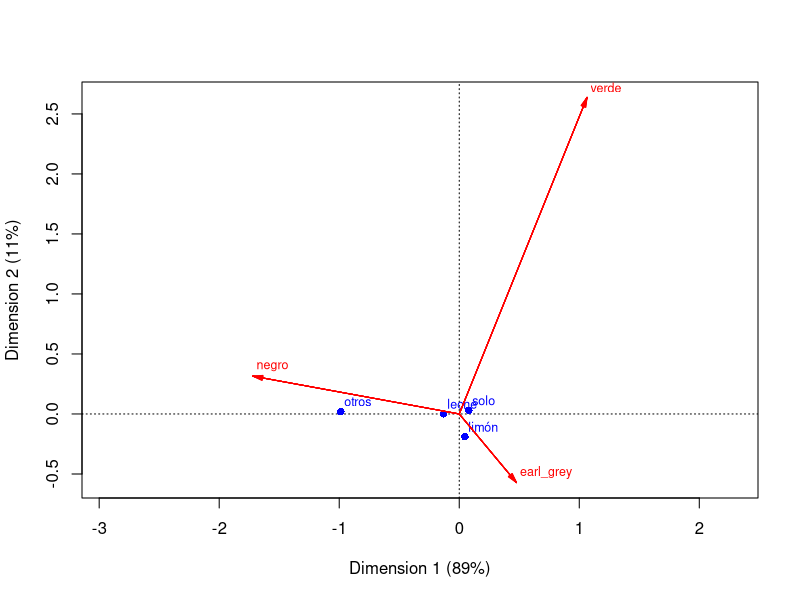
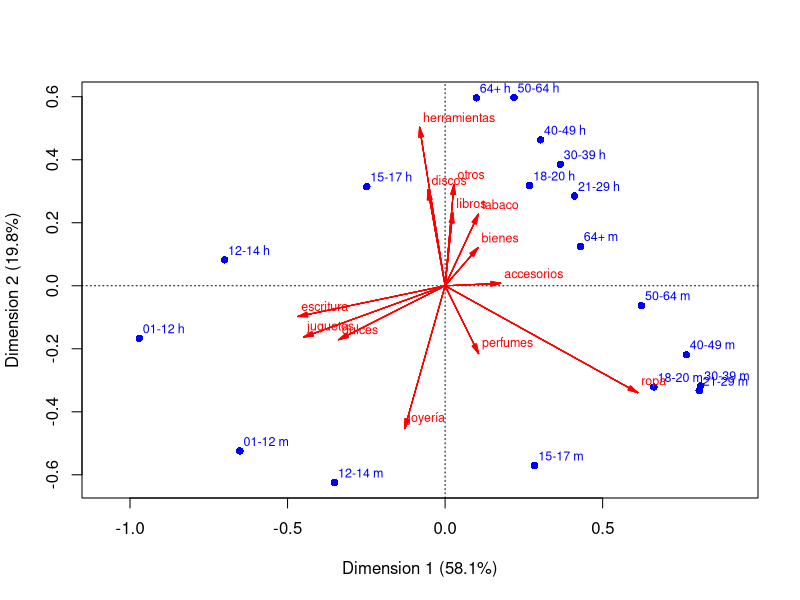
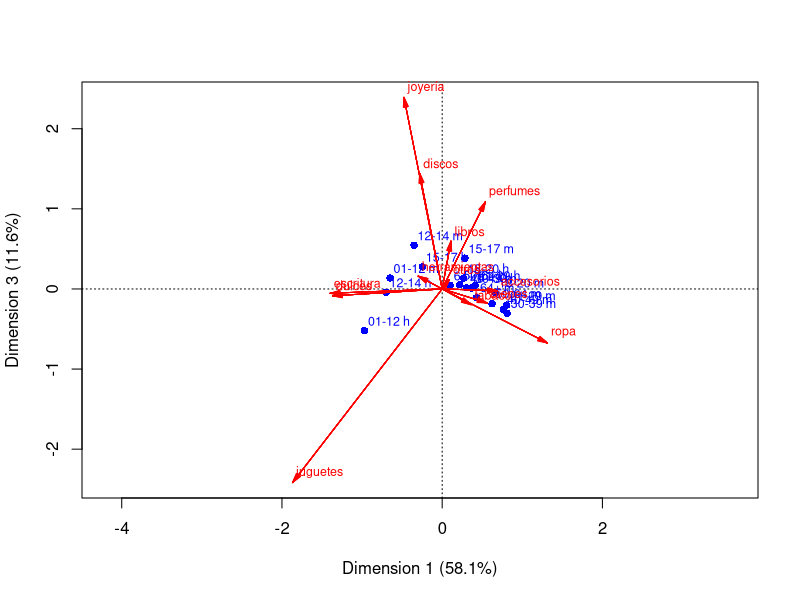

Write the R code that produced these figures, in order.
## ---- chunk 1
library(tidyverse)
library(lubridate)
library(kableExtra)
## ---- chunk 2
# cargamos y traducimos los datos
te_tbl <- read_csv("./datos/tea.csv") |> 
   mutate(id = row_number()) |> 
   select(id, Tea, How, sugar, how, price, age) |> 
   rename(tipo = Tea, complementos = How, azucar = sugar, 
          presentacion = how, precio = price, edad = age) |> 
   mutate(tipo = recode(tipo, black = "negro", green = "verde", `Earl Grey` = "earl_grey"),
          complementos = recode(complementos, alone = "solo", milk = "leche", 
                                lemon = "limón", .default = "otros"),
          azucar = recode(azucar, sugar = "con_azúcar", No.sugar = "sin_azúcar"),
          presentacion = recode(presentacion, `tea bag`="bolsa", 
                                unpackaged = "suelto", .default = "mixto"),
          precio = recode(precio, p_upscale = "fino", p_branded = "de_marca",
                          p_private_label = "marca_propia", p_variable = "variable",
                          .default = "no_sabe"))
sample_n(te_tbl, 10) |> kable() |> 
   kable_paper(full_width = FALSE)
## ---- chunk 3
 tabla_1 <- te_tbl |> count(tipo) |> 
    arrange(desc(n))
 tabla_1 |> kable() |> 
   kable_paper(full_width = FALSE)
## ---- chunk 4
 tabla_2 <- te_tbl |> 
    count(tipo) |> 
    mutate(n_total = sum(n), prop = n / n_total) |> 
    select(tipo, n_total, prop) |> 
    mutate(across(where(is.numeric), round, 2)) |> 
    arrange(desc(prop))
 tabla_2 |> kable() |> 
   kable_paper(full_width = FALSE)
## ---- chunk 5
 perfiles_col_tbl <- te_tbl |> select(id, tipo, complementos, presentacion, azucar) |>
    pivot_longer(cols = tipo:azucar, names_to = "variable", values_to = "valor") |>
    count(variable, valor) |>
    group_by(variable) |>
    mutate(n_total = sum(n), prop = n / n_total) |>
    mutate(prop = round(prop, 2)) |>
    arrange(desc(prop), .by_group = TRUE)
perfiles_col_tbl |> 
   ungroup() |> 
   select(-variable, -n_total) |> 
   kable() |>  
   pack_rows(index = table(perfiles_col_tbl$variable))
## ---- chunk 6
perfiles_col_tbl <- te_tbl |> count(complementos, tipo) |> 
   group_by(tipo) |> 
   mutate(prop = n / sum(n)) |>
   group_by(complementos) |> 
   select(-n) |> 
   pivot_wider(names_from = tipo, values_from = prop, values_fill = 0)
perfiles_col_tbl |>  kable(digits = 2, caption = "Perfiles por columna") |> 
   kable_paper(full_width = FALSE)
## ---- chunk 7
comp_tbl <- te_tbl |> count(complementos) |> mutate(total = n / sum(n))
perfiles_col_tbl <- left_join(perfiles_col_tbl, comp_tbl) |> 
      arrange(desc(total)) |> 
      select(-n)
perfiles_col_tbl |> kable(digits = 2) |> 
   kable_paper(full_width = FALSE)
## ---- chunk 8
res_tbl <- perfiles_col_tbl |> 
   mutate(across(where(is.numeric), ~ .x / total)) |> 
   select(-total)
res_tbl |> kable(digits = 2) |> 
   kable_paper(full_width = FALSE)
## ---- chunk 9
res_tbl <- perfiles_col_tbl |> 
   mutate(across(where(is.numeric) & !total, ~ .x / total - 1)) 
res_tbl |> kable(digits = 2) |> 
   kable_paper(full_width = FALSE)
## ---- chunk 10
res_tbl |>  mutate(across(where(is.numeric), round, 2)) |> 
   mutate(across(where(is.numeric) & ! total, 
                 ~ cell_spec(.x, color = ifelse(.x > 0.1, "black", 
                                         ifelse(.x < -0.1, "red", "gray"))))) |>
   arrange(desc(total)) |> 
   kable(escape = FALSE) |> 
   kable_paper(full_width = FALSE)
## ---- chunk 11
opts <- options(knitr.kable.NA = "")
res_tbl |>
   bind_rows(te_tbl |> count(tipo) |> 
                mutate(total = 1) |> 
                pivot_wider(names_from = tipo, values_from = n)) |> 
   mutate(across(where(is.numeric), round, 2)) |> 
   mutate(across(where(is.numeric) & ! total, 
                 ~ cell_spec(.x, color = ifelse(.x > 0.1, "black", 
                                         ifelse(.x < -0.1, "red", "gray"))))) |>
   arrange(desc(total)) |> 
   kable(escape = FALSE) |> 
   kable_paper(full_width = FALSE)
## ---- chunk 12
library(ca)
corr_te <- ca(table(te_tbl$complementos, te_tbl$tipo))
plot(corr_te, map = "rowprincipal", arrows = c(FALSE, TRUE))
## ---- chunk 13
hurto_tbl <- read_csv("./datos/hurto.csv") |> 
   mutate(grupo = ifelse(grupo == "-12 h", "01-12 h", grupo),
          grupo = ifelse(grupo == "-12 m", "01-12 m", grupo))
hurto_tbl |> kable() |> 
   kable_paper()
## ---- chunk 14
hurto_tbl |> 
   pivot_longer(cols = ropa:otros, names_to = "producto", values_to = "n") |> 
   group_by(producto) |> 
   summarise(n = sum(n)) |> 
   mutate(prop = n / sum(n)) |> 
   arrange(desc(prop)) |> 
   kable(digits = 2) |> 
   kable_paper()
## ---- chunk 15
grupos_tbl <- hurto_tbl |> 
   pivot_longer(cols = ropa:otros, names_to = "producto", values_to = "n") |> 
   group_by(grupo) |> 
   summarise(n = sum(n)) |> 
   mutate(prop = n / sum(n)) |> 
   arrange(desc(prop))
grupos_tbl |> kable(digits = 2) |> 
   kable_paper()
## ---- chunk 16
hurto_df <- as.data.frame(hurto_tbl)
rownames(hurto_df) <- hurto_tbl$grupo
hurto_df$grupo <- NULL
corr_hurto <- ca(hurto_df)
grafica_datos <- plot(corr_hurto, map = "rowgreen", arrows = c(FALSE, TRUE))
## ---- chunk 17
perfiles_hurto_tbl <- hurto_tbl |> 
   pivot_longer(cols = ropa:otros, names_to = "producto", values_to = "n") |> 
   group_by(producto) |> 
   mutate(prop = n / sum(n)) |> 
   select(-n) |> 
   pivot_wider(names_from = producto, values_from = prop) 
perfiles_hurto_tbl |> 
   select(-bienes, -discos, -perfumes) |> 
   kable(digits = 2) |> 
   kable_styling(font_size = 10)
## ---- chunk 18
res_hurto_tbl <- left_join(perfiles_hurto_tbl, grupos_tbl |> rename(total = prop)) |> 
    select(-n) |> 
    select(-bienes, -discos, -perfumes) |> 
    mutate(across(where(is.numeric) & !total, ~ .x / total - 1)) |> 
    mutate(across(where(is.numeric), round, 2)) 
res_hurto_tbl |> 
    mutate(across(where(is.numeric) & ! total, 
                 ~ cell_spec(.x, color = ifelse(.x > 0.2, "black", 
                                         ifelse(.x < -0.2, "red", "gray"))))) |>
    select(-total) |> 
    kable(escape = FALSE) |>
    kable_styling(font_size = 10)
## ---- chunk 19
res_hurto_tbl |> select("grupo", "escritura", "juguetes", "dulces", "joyería",
                         "herramientas", "otros", "libros", "tabaco", "accesorios", 
                         "ropa") |> 
    mutate(across(where(is.numeric), 
                 ~ cell_spec(.x, color = ifelse(.x > 0.2, "black", 
                                         ifelse(.x < -0.2, "red", "gray"))))) |>
    kable(escape = FALSE) |>
    kable_styling(font_size = 10)
## ---- chunk 20
plot(corr_hurto, dim = c(1, 3), map = "rowprincipal", arrows = c(FALSE, TRUE))
